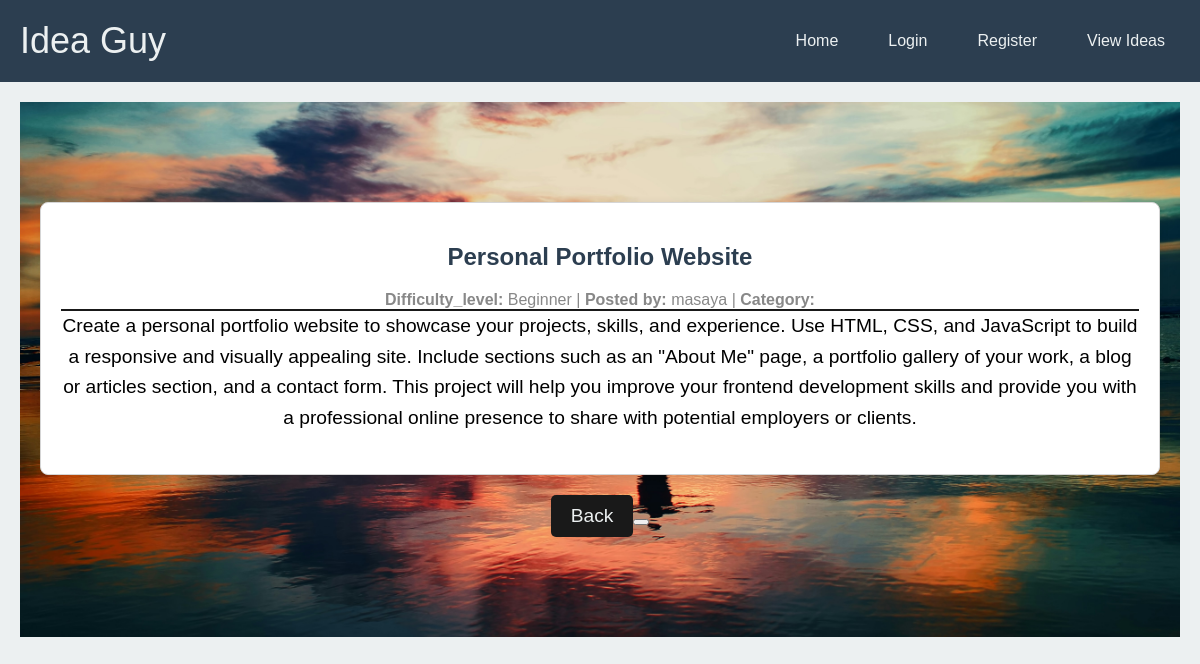
The page /view_description/e92a16f9-f646-47a6-90cd-3cc36fb777f2 on the database its author committed.
### the_idea/models.py (models this page shows, shortened)
class Projects(db.Model):
    project_id = db.Column(db.String(20), primary_key=True)
    title = db.Column(db.String(80), nullable=False)
    difficulty_level = db.Column(db.String(50), nullable=False)
    category = db.Column(db.String(50), nullable=False)
    description = db.Column(db.Text, nullable=False)
    category_id = db.Column(db.Integer, db.ForeignKey('categories.category_id'), nullable=False)
    user_id = db.Column(db.String(20), db.ForeignKey('users.id'), nullable=False)
    created_at = db.Column(db.DateTime, default=db.func.current_timestamp())
    updated_at = db.Column(db.DateTime, default=db.func.current_timestamp())

class Users(db.Model, UserMixin):
    id = db.Column(db.String(20), primary_key=True)
    username = db.Column(db.String(80), unique=True, nullable=False)
    email = db.Column(db.String(120), unique=True, nullable=False)
    password = db.Column(db.String(80), nullable=False)
    created_at = db.Column(db.DateTime, default=db.func.current_timestamp())
    updated_at = db.Column(db.DateTime, default=db.func.current_timestamp())
    projects = db.relationship('Projects', backref='author', lazy=True)

### the_idea/routes.py (the view)
@app.route('/view_description/<project_id>')
def description(project_id):
    project = Projects.query.filter_by(project_id = project_id).first()
    return render_template('description.html', idea = project, title = project.title )

### the_idea/templates/description.html
{% extends 'layout.html'%}
{%block content%}
<head>
    <link rel="stylesheet" href="{{url_for('static', filename='css/random_idea.css')}}">
</head>
<section class="ideas-container">
    <article class="idea">
        <h2 class="idea-title">{{ idea.title }}</h2>
        <span class="idea-meta">
            <span class="idea-difficulty"><strong>Difficulty_level:</strong> {{ idea.difficulty_level }}</span> |
            <span class="idea-user"><strong>Posted by:</strong> {{idea.author.username}}</span> |
            <span class="idea-category"><strong>Category:</strong> {{ category}}</span>
        </span>
        <div class="idea-description">
            {{ idea.description|safe}}
        </div>
    </article>
</section>
<div class="refresh-button-container">
    <form action="{{ url_for('all_ideas') }}" method="GET">
        <button type="submit" class="btn btn-refresh">Back<button>
    </form>
</div>
{%endblock%}

### the_idea/static/css/home.css (style rules this page uses)
body { font-family: Arial, sans-serif; margin: 0; background-color: #ECF0F1; color: #2C3E50; margin-top: auto; }
.hero p { font-size: 1.2em; margin-bottom: 20px; animation: slideInRight 1s ease-in-out; }
.btn { background-color: #18BC9C; color: #ECF0F1; padding: 15px 30px; text-decoration: none; border-radius: 5px; font-size: 1.2em; transition: background-color 0.3s; animation: zoomIn 1.5s ease-in-out; }

### the_idea/static/css/random_idea.css (style rules this page uses)
.ideas-container { max-width: 1200px; margin: 0 auto; }
.idea { background-color: #FFFFFF; border: 1px solid #D5D5D5; border-radius: 8px; box-shadow: 0 2px 10px rgba(0, 0, 0, 0.1); padding: 20px; margin-bottom: 20px; }
.idea-title { font-size: 1.5em; color: #2C3E50; }
.idea-meta { margin: 10px 0; color: #888; }
.idea-description p { margin: 0; line-height: 1.6; border-top: 1px solid #191919; color: black; }
.idea-description { margin: 0; line-height: 1.6; border-top: 1px solid #191919; color: black; display: flex; align-items: center; margin-bottom: 20px; }
.refresh-button-container { text-align: center; margin-top: 20px; }
.btn-refresh { background-color: #191919; color: #ECF0F1; padding: 10px 20px; border: none; border-radius: 5px; cursor: pointer; text-decoration: none; }

### rows shown on the page
Projects: title "Personal Portfolio Website", difficulty_level "Beginner", description "Create a personal portfolio website to showcase your projects, skills, and experience. Use HTML, CSS, and JavaScript to build a responsive and visually appealing site. Include sections such as an \"About Me\" page, a portfolio gallery of your work, a blog or articles section, and a contact form. This project will help you improve your frontend development skills and provide you with a professional online presence to share with potential employers or clients."
Users: author.username "masaya"
